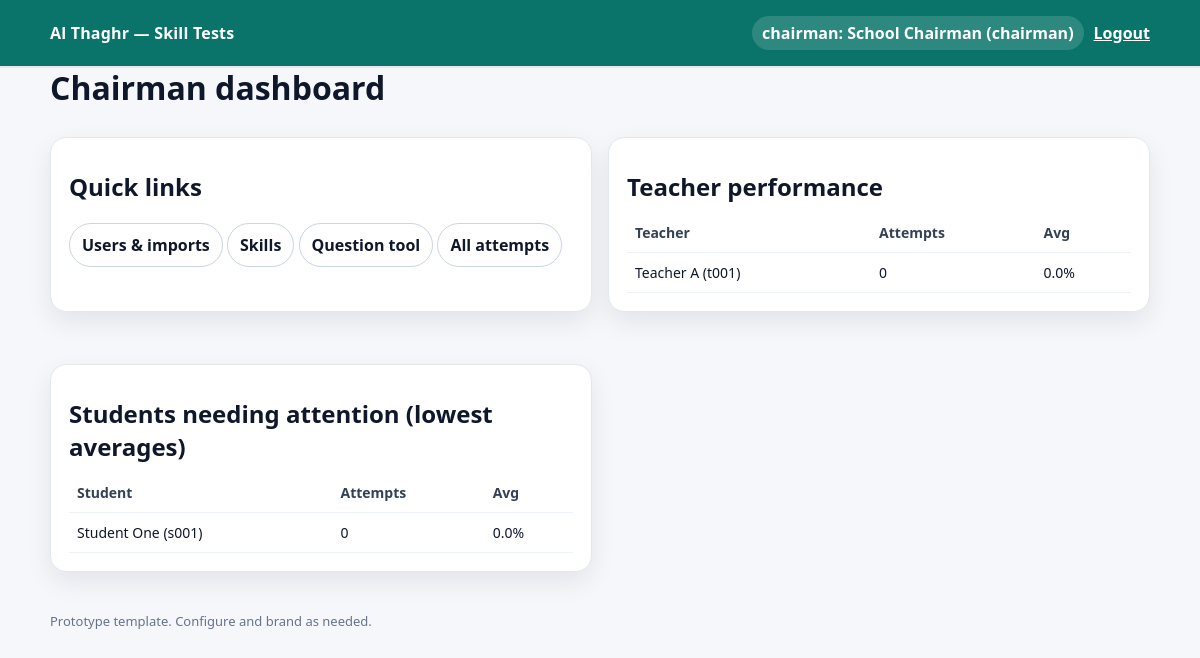
Page /chairman/dashboard (signed in) on the committed database.
### app/models.py (models this page shows, shortened)
class User(UserMixin, db.Model):
    id = db.Column(db.String(64), primary_key=True)
    role = db.Column(db.String(16), nullable=False)  # student / teacher / chairman
    name = db.Column(db.String(128), nullable=False)
    pin_hash = db.Column(db.String(256), nullable=False)
    teacher_id = db.Column(db.String(64), db.ForeignKey("user.id"), nullable=True)
    email = db.Column(db.String(256), nullable=True)

### app/routes/chairman.py (the view)
@bp.get("/dashboard")
@login_required
def dashboard():
    if not _ensure_admin():
        return redirect(url_for('auth.home'))
    teachers = User.query.filter_by(role="teacher").all()
    students = User.query.filter_by(role="student").all()
    skills = Skill.query.filter_by(is_active=True).order_by(Skill.order_index.asc()).all()
    attempts = Attempt.query.filter(Attempt.finished_at.isnot(None)).all()
    perf = []
    for t in teachers:
        t_attempts = [a for a in attempts if a.teacher_id == t.id]
        avg = round(100 * (sum([a.score or 0 for a in t_attempts]) / len(t_attempts)), 2) if t_attempts else 0.0
        perf.append({"teacher": t, "attempts": len(t_attempts), "avg": avg})
    perf.sort(key=lambda x: x["avg"], reverse=True)
    sperf = []
    for s in students:
        s_attempts = [a for a in attempts if a.student_id == s.id]
        avg = round(100 * (sum([a.score or 0 for a in s_attempts]) / len(s_attempts)), 2) if s_attempts else 0.0
        sperf.append({"student": s, "attempts": len(s_attempts), "avg": avg})
    sperf.sort(key=lambda x: x["avg"])
    return render_template("chairman_dashboard.html", teachers=teachers, students=students, skills=skills, perf=perf, sperf=sperf)

### app/routes/chairman.py (called while the page is built)
def _ensure_admin():
    if current_user.role != "chairman":
        flash("Chairman access only.", "error")
        return False
    return True

### app/templates/chairman_dashboard.html
{% extends "base.html" %}
{% block content %}
<h1>Chairman dashboard</h1>
<div class="grid">
  <div class="card">
    <h2>Quick links</h2>
    <a class="linkBtn" href="{{ url_for('chairman.users') }}">Users & imports</a>
    <a class="linkBtn" href="{{ url_for('chairman.skills') }}">Skills</a>
    <a class="linkBtn" href="{{ url_for('chairman.question_tool') }}">Question tool</a>
    <a class="linkBtn" href="{{ url_for('chairman.attempts') }}">All attempts</a>
  </div>
  <div class="card">
    <h2>Teacher performance</h2>
    <table class="table">
      <thead><tr><th>Teacher</th><th>Attempts</th><th>Avg</th></tr></thead>
      <tbody>
        {% for r in perf %}
          <tr>
            <td>{{ r.teacher.name }} ({{ r.teacher.id }})</td>
            <td>{{ r.attempts }}</td>
            <td>{{ r.avg }}%</td>
          </tr>
        {% endfor %}
      </tbody>
    </table>
  </div>
  <div class="card">
    <h2>Students needing attention (lowest averages)</h2>
    <table class="table">
      <thead><tr><th>Student</th><th>Attempts</th><th>Avg</th></tr></thead>
      <tbody>
        {% for r in sperf[:10] %}
          <tr>
            <td>{{ r.student.name }} ({{ r.student.id }})</td>
            <td>{{ r.attempts }}</td>
            <td>{{ r.avg }}%</td>
          </tr>
        {% endfor %}
      </tbody>
    </table>
  </div>
</div>
{% endblock %}

### app/templates/base.html (shortened to what this page needs)
<!doctype html>
<html lang="en">
<head>
  <link rel="stylesheet" href="{{ url_for('static', filename='css/app.css') }}">
</head>
<body>
  <header class="top">
    <div class="container top-inner">
      <div class="brand">Al Thaghr — Skill Tests</div>
      <nav class="nav">
        {% if current_user.is_authenticated %}
          <span class="pill">{{ current_user.role }}: {{ current_user.name }} ({{ current_user.id }})</span>
          <a class="link" href="{{ url_for('auth.logout') }}">Logout</a>
        {% else %}
          <a class="link" href="{{ url_for('auth.login') }}">Login</a>
        {% endif %}
      </nav>
    </div>
  </header>
  <main class="container">
    {% block content %}{% endblock %}
  </main>
  <footer class="footer">
    <div class="container small">Prototype template. Configure and brand as needed.</div>
  </footer>
</body>
</html>

### app/static/css/app.css (style rules this page uses)
:root { --bg:#f6f7fb; --card:#ffffff; --text:#0f172a; --muted:#64748b; --line:#e2e8f0; --primary:#0b746a; --shadow: 0 10px 26px rgba(2,6,23,.08); --radius:16px; }
* { box-sizing:border-box; }
body { margin:0;font-family:system-ui,-apple-system,Segoe UI,Arial,sans-serif;color:var(--text);background:var(--bg); }
.container { width:min(1100px,calc(100% - 36px));margin-inline:auto; }
.top { background:var(--primary);color:#fff;padding:16px 0;box-shadow:0 2px 0 rgba(0,0,0,.06); }
.top-inner { display:flex;align-items:center;justify-content:space-between;gap:12px;flex-wrap:wrap; }
.brand { font-weight:900;letter-spacing:.2px; }
.nav { display:flex;align-items:center;gap:10px;flex-wrap:wrap; }
.link { color:#fff;text-decoration:underline;font-weight:700; }
.pill { padding:6px 10px;border-radius:999px;background:rgba(255,255,255,.14);font-weight:700; }
.footer { padding:22px 0;color:var(--muted); }
.card { background:var(--card);border:1px solid var(--line);border-radius:var(--radius);box-shadow:var(--shadow);padding:18px;margin:18px 0; }
h1 { margin:0 0 10px; }
h2 { margin:14px 0 10px; }
.small { font-size:13px; }
.grid { display:grid;grid-template-columns:1fr 1fr;gap:16px; }
.linkBtn { display:inline-block;margin-top:10px;padding:10px 12px;border-radius:999px;border:1px solid #cbd5e1;background:#fff;color:var(--text);text-decoration:none;font-weight:800; }
.table { width:100%;border-collapse:collapse;font-size:14px; }
.table th,.table td { border-bottom:1px solid #edf2f7;padding:10px 8px;text-align:left; }
.table th { color:#334155;font-weight:900; }

### rows in the picture
User: role "chairman", name "School Chairman", id "chairman"
User: teacher.name "Teacher A", teacher.id "t001"
User: student.name "Student One", student.id "s001"

### other values in the picture
{{ r.attempts }} "0"
{{ r.avg }} "0.0"
